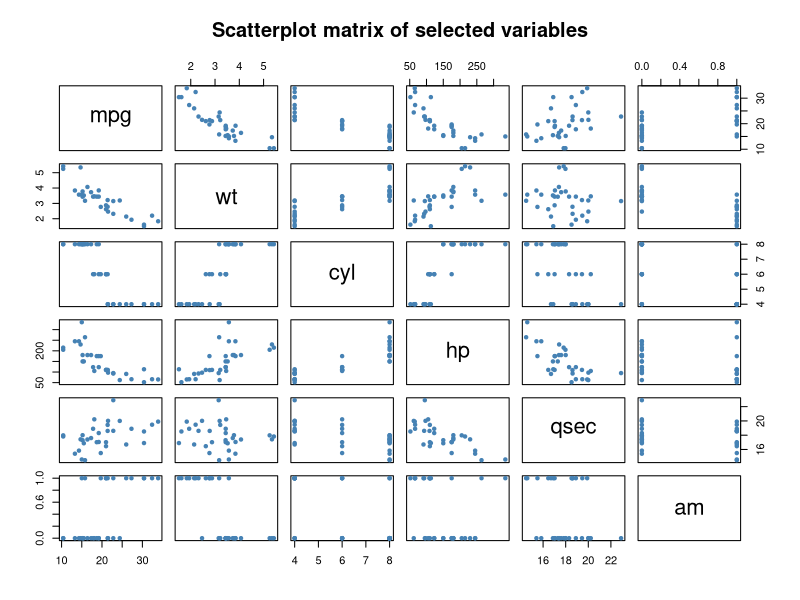
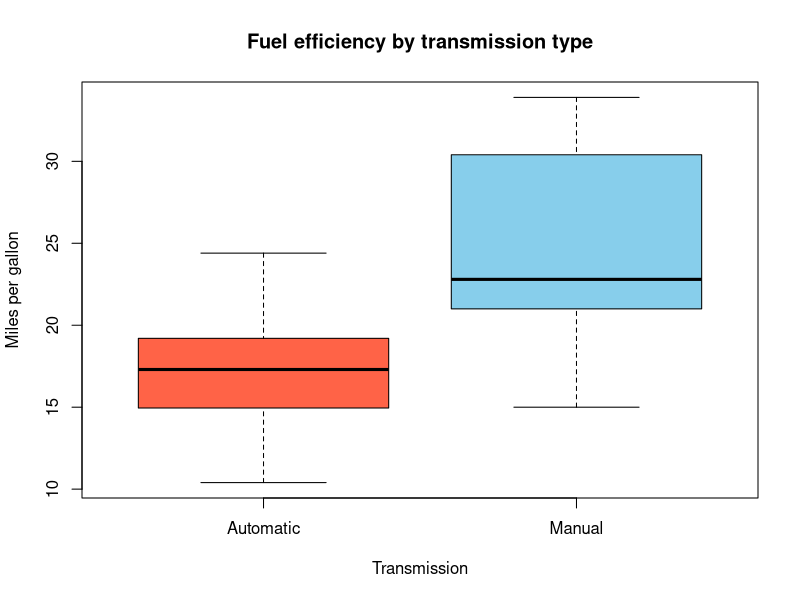
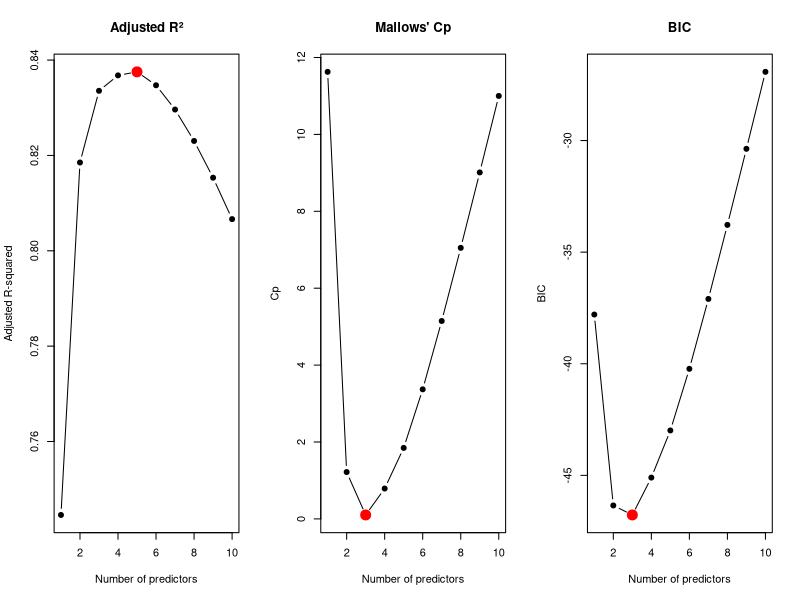
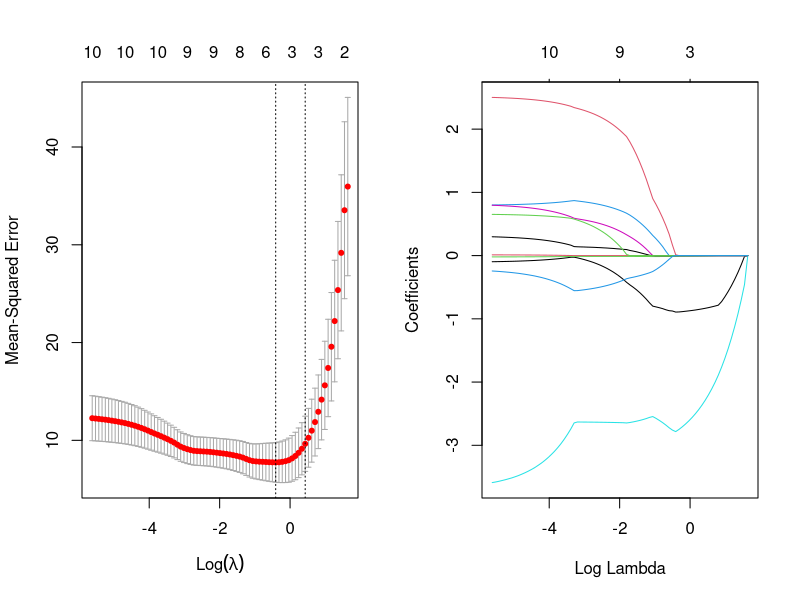
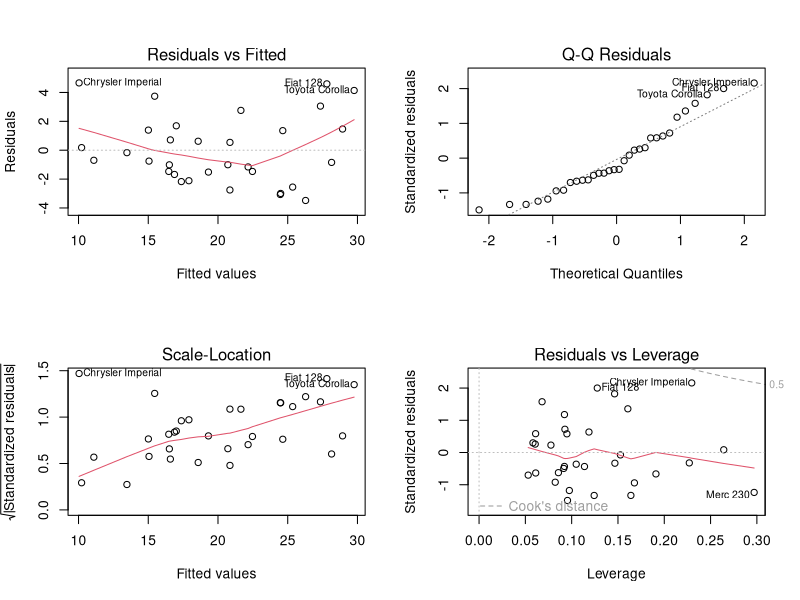

These figures' R source, in order:
## ---- chunk 1
knitr::opts_chunk$set(echo = TRUE, message = FALSE, warning = FALSE,
                      fig.align = "center", fig.width = 7, fig.height = 5)
## ---- chunk 2
data(mtcars)

cars <- mtcars
# Convert the two binary variables into labelled factors
cars$am <- factor(cars$am, levels = c(0, 1), labels = c("Automatic", "Manual"))
cars$vs <- factor(cars$vs, levels = c(0, 1), labels = c("V-shaped", "Straight"))

str(cars)
summary(cars)
## ---- chunk 3
round(cor(mtcars)[, "mpg"], 2)
## ---- chunk 4
round(cor(mtcars), 2)
## ---- chunk 5
pairs(mtcars[, c("mpg", "wt", "cyl", "hp", "qsec", "am")],
      pch = 19, col = "steelblue", cex = 0.7,
      main = "Scatterplot matrix of selected variables")
## ---- chunk 6
boxplot(mpg ~ am, data = cars, col = c("tomato", "skyblue"),
        ylab = "Miles per gallon", xlab = "Transmission",
        main = "Fuel efficiency by transmission type")
## ---- chunk 7
full_model <- lm(mpg ~ ., data = cars)
summary(full_model)
## ---- chunk 8
library(car)
round(vif(full_model), 2)
## ---- chunk 9
library(leaps)
best_sub <- regsubsets(mpg ~ ., data = cars, nvmax = 10)
best_sum <- summary(best_sub)

# Which variables are in the best model of each size?
best_sum$outmat

# Criteria for each model size
data.frame(
  Size   = 1:10,
  Adj_R2 = round(best_sum$adjr2, 3),
  Cp     = round(best_sum$cp, 2),
  BIC    = round(best_sum$bic, 2)
)
## ---- chunk 10
par(mfrow = c(1, 3))
plot(best_sum$adjr2, type = "b", pch = 19, xlab = "Number of predictors",
     ylab = "Adjusted R-squared", main = "Adjusted R²")
points(which.max(best_sum$adjr2), max(best_sum$adjr2), col = "red", pch = 19, cex = 2)

plot(best_sum$cp, type = "b", pch = 19, xlab = "Number of predictors",
     ylab = "Cp", main = "Mallows' Cp")
points(which.min(best_sum$cp), min(best_sum$cp), col = "red", pch = 19, cex = 2)

plot(best_sum$bic, type = "b", pch = 19, xlab = "Number of predictors",
     ylab = "BIC", main = "BIC")
points(which.min(best_sum$bic), min(best_sum$bic), col = "red", pch = 19, cex = 2)
par(mfrow = c(1, 1))
## ---- chunk 11
null_model <- lm(mpg ~ 1, data = cars)

forward  <- step(null_model, scope = formula(full_model),
                 direction = "forward", trace = 0)
backward <- step(full_model, direction = "backward", trace = 0)
both     <- step(null_model, scope = formula(full_model),
                 direction = "both", trace = 0)

formula(forward)
formula(backward)
formula(both)
## ---- chunk 12
library(glmnet)

x <- model.matrix(mpg ~ ., data = cars)[, -1]  # predictor matrix (no intercept)
y <- cars$mpg

set.seed(2026)
cv_lasso <- cv.glmnet(x, y, alpha = 1, nfolds = 10)

par(mfrow = c(1, 2))
plot(cv_lasso)
plot(cv_lasso$glmnet.fit, xvar = "lambda", label = TRUE)
par(mfrow = c(1, 1))

lasso_coef <- coef(cv_lasso, s = "lambda.1se")
lasso_coef
## ---- chunk 13
selected_lasso <- rownames(lasso_coef)[lasso_coef[, 1] != 0][-1]
selected_lasso
## ---- chunk 14
model_A <- lm(mpg ~ wt + qsec + am, data = cars)   # best subset / backward
model_B <- lm(mpg ~ wt + cyl + hp,  data = cars)   # forward / stepwise / LASSO

# LOOCV for a linear model using the hat-matrix shortcut
loocv_rmse <- function(model) {
  h <- hatvalues(model)
  sqrt(mean((residuals(model) / (1 - h))^2))
}

comparison <- data.frame(
  Model      = c("Full (10 predictors)", "A: wt + qsec + am", "B: wt + cyl + hp"),
  Predictors = c(10, 3, 3),
  Adj_R2     = sapply(list(full_model, model_A, model_B),
                      function(m) round(summary(m)$adj.r.squared, 3)),
  AIC        = round(AIC(full_model, model_A, model_B)$AIC, 2),
  BIC        = round(BIC(full_model, model_A, model_B)$BIC, 2),
  LOOCV_RMSE = sapply(list(full_model, model_A, model_B),
                      function(m) round(loocv_rmse(m), 3))
)
comparison
## ---- chunk 15
# Does the full model fit significantly better than Model A?
anova(model_A, full_model)
## ---- chunk 16
final_model <- model_A
summary(final_model)
round(confint(final_model), 3)
round(vif(final_model), 2)
## ---- chunk 17
par(mfrow = c(2, 2))
plot(final_model)
par(mfrow = c(1, 1))
## ---- chunk 18
# Normality of residuals
shapiro.test(residuals(final_model))

# Constant variance
ncvTest(final_model)
## ---- chunk 19
new_car <- data.frame(wt = 3.0, qsec = 18,
                      am = factor("Manual", levels = c("Automatic", "Manual")))
predict(final_model, newdata = new_car, interval = "prediction")
